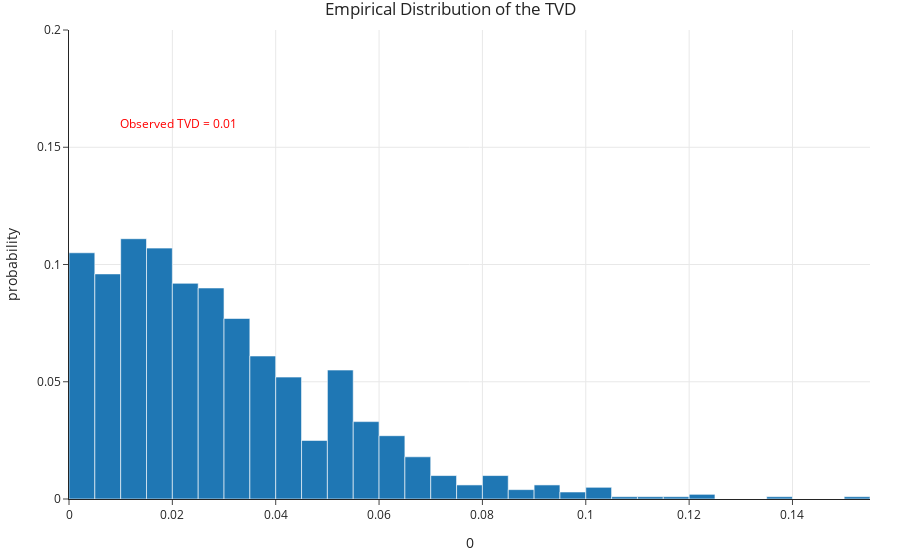

The notebook cell this image was saved under:
### Markdown cell above
### Results

### Code cell
fig = px.histogram(pd.DataFrame(tvds), x=0, nbins=50, histnorm='probability', 
                   title='Empirical Distribution of the TVD')
fig.add_vline(x=observed_tvd, line_color='red')
fig.add_annotation(text=f'<span style="color:red">Observed TVD = {round(observed_tvd, 2)}</span>',
                   x=2.3 * observed_tvd, showarrow=False, y=0.16)
fig.update_layout(yaxis_range=[0, 0.2])

### Figure 1 — Plotly figure (JSON) as saved in the notebook; plotly's stock layout.template omitted (floating-point values rounded to 4 significant figures; data arrays with more than 128 entries replaced by an {"elided": "..."} marker saying what was removed)
{"data": [{"alignmentgroup": "True", "bingroup": "x", "histnorm": "probability", "hovertemplate": "0=%{x}<br>probability=%{y}<extra></extra>", "legendgroup": "", "marker": {"color": "#1F77B4", "pattern": {"shape": ""}}, "name": "", "nbinsx": 50, "offsetgroup": "", "orientation": "v", "showlegend": false, "type": "histogram", "x": {"elided": "1000 float values"}, "xaxis": "x", "yaxis": "y"}], "layout": {"annotations": [{"showarrow": false, "text": "<span style=\"color:red\">Observed TVD = 0.01</span>", "x": 0.02115, "y": 0.16}], "autosize": true, "barmode": "relative", "legend": {"tracegroupgap": 0}, "shapes": [{"line": {"color": "red"}, "type": "line", "x0": 0.009196, "x1": 0.009196, "xref": "x", "y0": 0, "y1": 1, "yref": "y domain"}], "title": {"text": "Empirical Distribution of the TVD"}, "xaxis": {"anchor": "y", "autorange": true, "domain": [0, 1], "range": [1.171e-17, 0.155], "title": {"text": "0"}, "type": "linear"}, "yaxis": {"anchor": "x", "domain": [0, 1], "range": [0, 0.2], "title": {"text": "probability"}}}}
